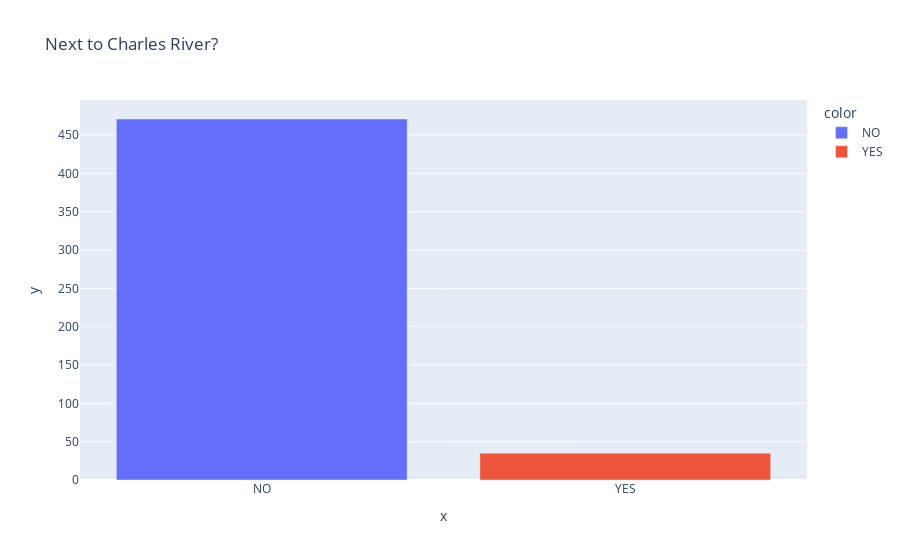

The code cell stored with this chart in its notebook:
### Markdown cell above
#### Next to the River? ⛵️


Creating a bar chart with plotly for CHAS to show many more homes are away from the river versus next to it. The bar chart should look something like this:

### Code cell
# 3
close_to_river = data.groupby("CHAS").size()
fig = px.bar(close_to_river, x=["NO", "YES"], y=close_to_river.values, title="Next to Charles River?", color=["NO", "YES"])
fig.show()

### Figure 1 — Plotly figure (JSON) as saved in the notebook; plotly's stock layout.template omitted (floating-point values rounded to 4 significant figures)
{"data": [{"alignmentgroup": "True", "hovertemplate": "color=NO<br>x=%{x}<br>y=%{y}<extra></extra>", "legendgroup": "NO", "marker": {"color": "#636efa", "pattern": {"shape": ""}}, "name": "NO", "offsetgroup": "NO", "orientation": "v", "showlegend": true, "textposition": "auto", "type": "bar", "x": ["NO"], "xaxis": "x", "y": [471], "yaxis": "y"}, {"alignmentgroup": "True", "hovertemplate": "color=YES<br>x=%{x}<br>y=%{y}<extra></extra>", "legendgroup": "YES", "marker": {"color": "#EF553B", "pattern": {"shape": ""}}, "name": "YES", "offsetgroup": "YES", "orientation": "v", "showlegend": true, "textposition": "auto", "type": "bar", "x": ["YES"], "xaxis": "x", "y": [35], "yaxis": "y"}], "layout": {"barmode": "relative", "legend": {"title": {"text": "color"}, "tracegroupgap": 0}, "title": {"text": "Next to Charles River?"}, "xaxis": {"anchor": "y", "domain": [0, 1], "title": {"text": "x"}}, "yaxis": {"anchor": "x", "domain": [0, 1], "title": {"text": "y"}}}}
